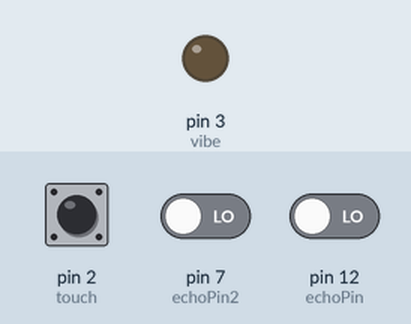
This sketch was run on a simulated Arduino Uno, built with avr-gcc and run on an emulated ATmega328P. Shown: output pins drawn as LEDs (lit = HIGH). The inputs (shaded band) are chosen by the test bench; at power-on: pin 2 (touch) HIGH, pin 7 (echoPin2) LOW, pin 12 (echoPin) LOW. Pins used as bus, display or sensor lines are not drawn; what the sketch prints to the serial monitor is not drawn.

Above: at 2.8 s.
2.9 s: pin 2 (touch) pulled LOW for 1.2 s
At 6.2 s:
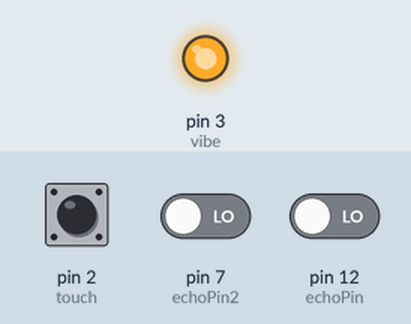
8.0 s: pin 2 (touch) pulled LOW for 3.2 s
At 13.1 s:
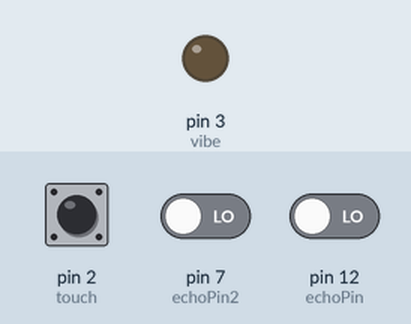
Timing chart, 0 to 14.6 s (numbered marks = the images above; inputs shaded):
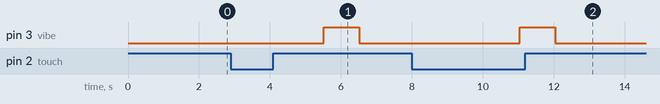

The sketch:

smart.ino.ino
```cpp
//핀번호 설정
int echoPin = 12;
int trigPin = 13;
int echoPin2 = 7;
int trigPin2 = 8;
int vibe = 3;
int touch = 2;
int previous = LOW;

void setup() {

  Serial.begin(9600);
  // trig 출력모드 echo 입력모드
  pinMode(trigPin, OUTPUT);
  pinMode(echoPin, INPUT);
   pinMode(trigPin2, OUTPUT);
  pinMode(echoPin2, INPUT);
  pinMode(vibe, OUTPUT);
  pinMode(touch, INPUT);
}

void loop() {
  float duration, distance, duration2, distance2;
  int tvalue = digitalRead(touch);

  if (tvalue == LOW){ //터치 센서가 on인 상태

  // 초음파 보냄. echo가 HIGH 상태로 대기
  digitalWrite(trigPin, HIGH);
  delay(10);
  digitalWrite(trigPin, LOW);

  // echoPin 이 HIGH 지속 시간 저장
  duration = pulseIn(echoPin, HIGH);
  digitalWrite(trigPin2, HIGH);
  delay(10);
  digitalWrite(trigPin2, LOW);
  duration2 = pulseIn(echoPin2, HIGH);

  // HIGH 였을 때 시간(초음파가 보냈다가 다시 들어온 시간)을 가지고 거리를 계산 한다.
  distance = ((float)(340 * duration) / 10000) / 2;
  distance2 = ((float)(340 * duration2) / 10000) / 2;

  Serial.print(distance);
  Serial.println("cm#1");
  Serial.print(distance2);
  Serial.println("cm#2");
  // 수정한 값을 출력
  delay(500);


  if (distance < 25) {
  analogWrite(3, 255); //진동세기 임의의 값
  delay(500);
  analogWrite(3, 0);

  }

  if (distance2 < 5) {
  analogWrite(3, 255); //
  delay(500);
  analogWrite(3, 0);


}

  }
else{
  digitalWrite(trigPin, HIGH);
  Serial.println("터치 안됨");
  delay(1000);
}
}
```

Measured:
- after the input at 2.9 s, pin 3 (vibe): LOW → HIGH after 2.6 s, → LOW 1.0 s later
- after the input at 8.0 s, pin 3 (vibe): LOW → HIGH after 3.0 s, → LOW 1.0 s later
